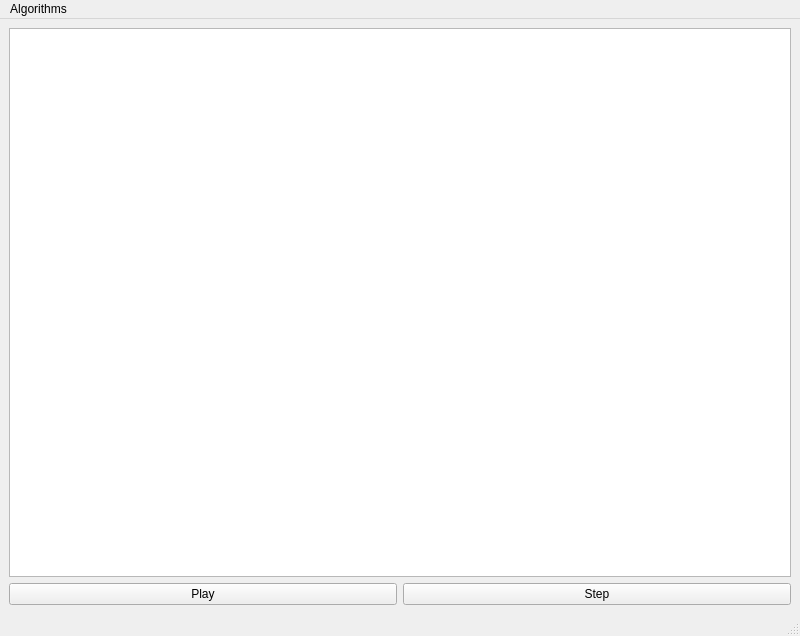
<?xml version="1.0" encoding="UTF-8"?>
<ui version="4.0">
 <class>MainWindow</class>
 <widget class="QMainWindow" name="MainWindow">
  <property name="geometry">
   <rect>
    <x>0</x>
    <y>0</y>
    <width>800</width>
    <height>636</height>
   </rect>
  </property>
  <property name="windowTitle">
   <string>MainWindow</string>
  </property>
  <widget class="QWidget" name="centralwidget">
   <layout class="QVBoxLayout" name="verticalLayout">
    <item>
     <widget class="QGraphicsView" name="graphicsView"/>
    </item>
    <item>
     <layout class="QHBoxLayout" name="horizontalLayout">
      <item>
       <widget class="QPushButton" name="pushButton_togglePlay">
        <property name="text">
         <string>Play</string>
        </property>
       </widget>
      </item>
      <item>
       <widget class="QPushButton" name="pushButton_step">
        <property name="text">
         <string>Step</string>
        </property>
       </widget>
      </item>
     </layout>
    </item>
   </layout>
  </widget>
  <widget class="QMenuBar" name="menubar">
   <property name="geometry">
    <rect>
     <x>0</x>
     <y>0</y>
     <width>800</width>
     <height>22</height>
    </rect>
   </property>
   <widget class="QMenu" name="menuAlgorithms">
    <property name="title">
     <string>Algorithms</string>
    </property>
    <addaction name="actionBubbleSort"/>
    <addaction name="actionInsertionSort"/>
   </widget>
   <addaction name="menuAlgorithms"/>
  </widget>
  <widget class="QStatusBar" name="statusbar"/>
  <action name="actionBubbleSort">
   <property name="text">
    <string>Bubble Sort</string>
   </property>
  </action>
  <action name="actionInsertionSort">
   <property name="text">
    <string>Insertion Sort</string>
   </property>
  </action>
 </widget>
 <resources/>
 <connections/>
</ui>
